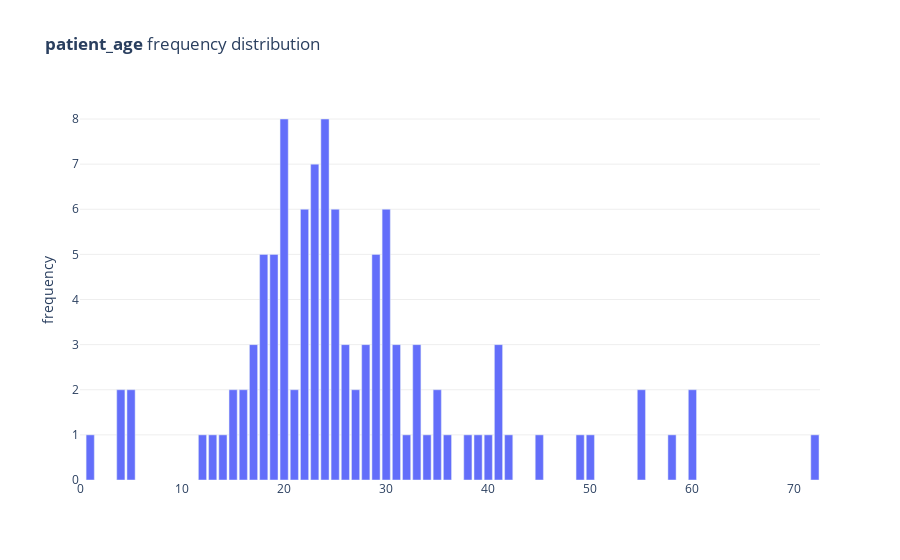

Source (notebook cell):
### Code cell
num_freq_plot(regexp_age_3_extracts, 'patient_age')

### Figure 1 — Plotly figure (JSON) as saved in the notebook; plotly's stock layout.template omitted (floating-point values rounded to 4 significant figures)
{"data": [{"hovertemplate": "Value: %{x:,}<br>Frequency: %{y:,}<br><extra></extra>", "hovertext": [1, 4, 5, 12, 13, 14, 15, 16, 17, 18, 19, 20, 21, 22, 23, 24, 25, 26, 27, 28, 29, 30, 31, 32, 33, 34, 35, 36, 38, 39, 40, 41, 42, 45, 49, 50, 55, 58, 60, 72], "type": "bar", "x": [1, 4, 5, 12, 13, 14, 15, 16, 17, 18, 19, 20, 21, 22, 23, 24, 25, 26, 27, 28, 29, 30, 31, 32, 33, 34, 35, 36, 38, 39, 40, 41, 42, 45, 49, 50, 55, 58, 60, 72], "y": [1, 2, 2, 1, 1, 1, 2, 2, 3, 5, 5, 8, 2, 6, 7, 8, 6, 3, 2, 3, 5, 6, 3, 1, 3, 1, 2, 1, 1, 1, 1, 3, 1, 1, 1, 1, 2, 1, 2, 1]}], "layout": {"autosize": true, "plot_bgcolor": "#fff", "showlegend": false, "title": {"text": "<b>patient_age</b> frequency distribution"}, "xaxis": {"autorange": true, "range": [0, 72.5], "rangemode": "tozero", "type": "linear"}, "yaxis": {"autorange": true, "gridcolor": "#eee", "range": [0, 8.421], "rangemode": "tozero", "title": {"text": "frequency"}, "type": "linear"}}}
